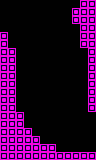

A level layout from a 2D game, rendered from its tile map. Below: a short description, then the map file with tile-grid data replaced by summaries:
An orthogonal 12x20 tile map with 8x8 px tiles, 1 tile layer (main) and 1 object (enemyMultishot).

<map version="1.0" orientation="orthogonal" renderorder="right-down" width="12" height="20" tilewidth="8" tileheight="8" nextobjectid="108">
 <properties>
  <property name="L" type="int" value="1" />
  <property name="R" type="int" value="3" />
  <property name="type" value="tunnel" />
 </properties>
 <tileset firstgid="1" name="tiles" tilewidth="8" tileheight="8" tilecount="24" columns="6">
  <image source="../../../images/tiles.png" width="48" height="32" />
  <tile id="1">
   <properties>
    <property name="type" value="open" />
   </properties>
  </tile>
 </tileset>
 <layer name="main" width="12" height="20">
  <data>[240 cells, 74 non-empty, 1 distinct tile ids]</data>
 </layer>
 <objectgroup name="objects" />
 <objectgroup name="hazards" />
 <objectgroup name="enemies">
  <object id="104" type="enemyMultishot" gid="4" x="88" y="136" width="8" height="8" />
 </objectgroup>
</map>
